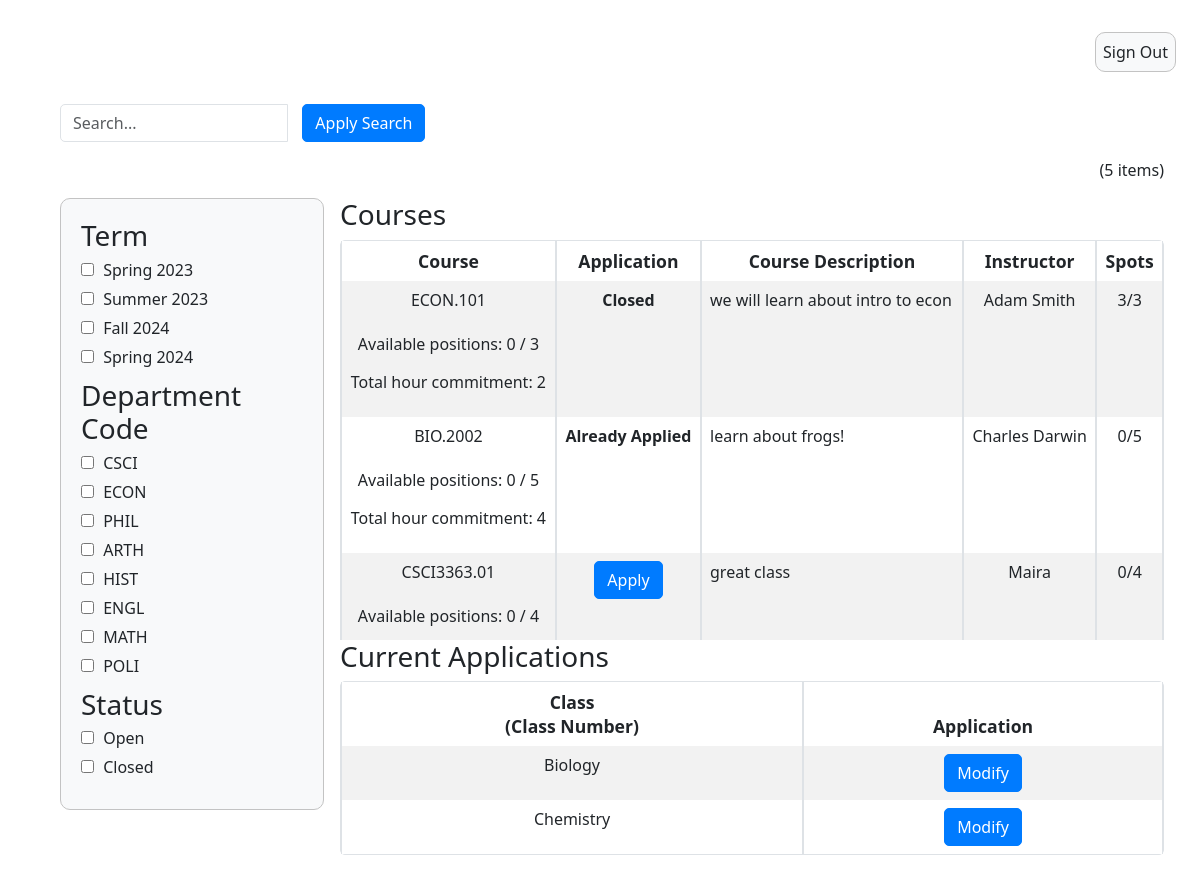
The app's page /student_summary/, older data.
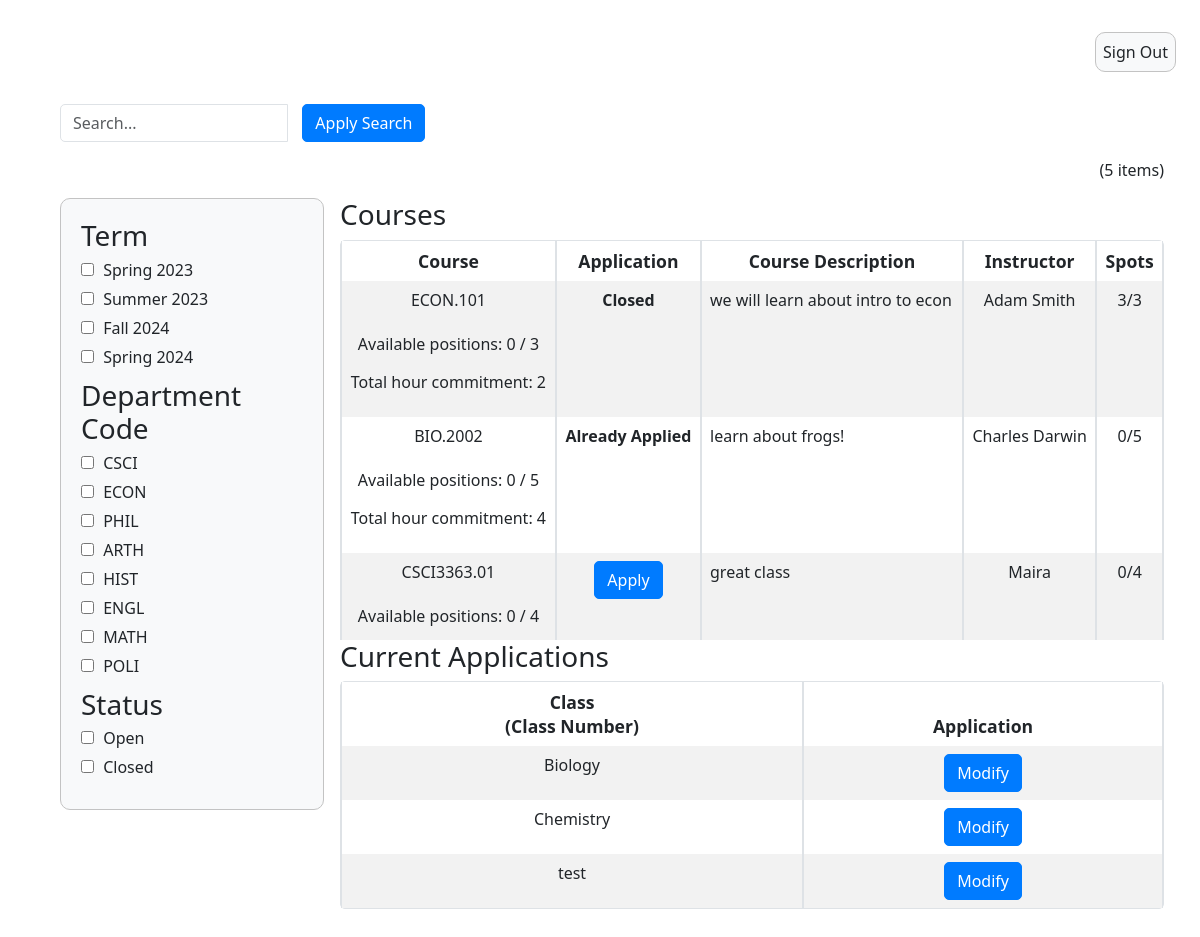
The same page, newer data.
### InstructorAddCourse/models.py (models this page shows)
class InstructorAddCourse(models.Model):
	course_name = models.CharField(max_length=255)
	course_number = models.CharField(max_length=255)
	course_instructor = models.CharField(max_length=255)
	description = models.CharField(max_length=800)
	total_time_commitment = models.DecimalField(max_digits=2, decimal_places=0, validators=[MinValueValidator(0)], default=0)
	has_discussion = models.CharField(choices=[('yes', 'Yes'),('no', 'No')], max_length=50, default='')
	num_ta_needed = models.DecimalField(max_digits=2, decimal_places=0, validators=[MinValueValidator(0)], default=0)
	curr_num_ta = models.IntegerField(default=0)
	graded_meeting = models.CharField(choices=[('yes', 'Yes'),('no', 'No')], max_length=50, default='')
	office_hours = models.DecimalField(max_digits=2, decimal_places=0, validators=[MinValueValidator(0)], default=0)
	other_info = models.CharField(max_length=800, default=None)
	term = models.CharField(default=get_default_term(), max_length=100)

### application/models.py (models this page shows)
class Application(models.Model):
    course_name = models.CharField(max_length=200, default=None, blank = False, null=False)
    course_number = models.CharField(max_length=200, default=None)
    description = models.CharField(max_length=800, default=None)
    first_name = models.CharField(max_length=255, default=None)
    last_name = models.CharField(max_length=255, default=None)
    eagle_id = models.CharField(max_length=255, default=None)
    GRADES = (
        ('--', '--'),
        ('a', 'A'),
        ('a-', 'A-'),
        ('b+', 'B+'),
        ('b-', 'B-'),
        ('c+', 'C+'),
        ('c', 'C'),
        ('c-', 'C-'),
        ('d+', 'D+'),
        ('d', 'D'),
        ('d-', 'D-'),
        ('f', 'F'),
        ('n/a', 'N/A')
    )
    GRAD = (
        ('--', '--'),
        ('2023','2023'),
        ('2024', '2024'),
        ('2025', '2025'),
        ('2026', '2026')
    )
    grad = models.CharField(max_length=50, choices=GRAD, default='')
    past_course = models.CharField(choices=[('yes', 'Yes'),('no', 'No')], max_length=50, default='')
    grade = models.CharField(max_length=50, choices=GRADES, default='')
    hours = models.DecimalField(max_digits=2, decimal_places=0, validators=[MinValueValidator(0)], default=0)
    other_courses = models.CharField(max_length=800, default=None)
    misc_information = models.CharField(max_length=800, default=None)

### studentSummary/views.py (the view)
# urls.py: path('student_summary/', student_summary_view),
def student_summary_view(response):
    search_query = response.GET.get('q', '')
    term_filter = response.GET.get('term', '')
    status_filter = response.GET.get('status', '')
    dept_filter = response.GET.get('dept-code', '')
    applied_filters = []
    course_objects = InstructorAddCourse.objects.all()
    if search_query:
        course_objects = course_objects.filter(
            course_name__icontains=search_query)
        applied_filters.append(('q', search_query))
    if term_filter:
        if term_filter in term_keys:
            course_objects = [course for course in course_objects if get_term(
                course) == term_filter]
            applied_filters.append(('term', term_filter))
    if dept_filter:
        if dept_filter in dept_keys:
            course_objects = [course for course in course_objects if get_dept(
                course) == dept_filter]
            applied_filters.append(('dept-code', dept_filter))
    if status_filter:
        if status_filter in status_keys:
            course_objects = [course for course in course_objects if get_status(
                course) == status_filter]
            applied_filters.append(('status', status_filter))
    else:
        applied_filters = [f for f in applied_filters if f[0] != 'status']
    course_count = len(course_objects)
    application_objects = Application.objects.all
    context = {'course_objects': course_objects, 'course_count': course_count, 'application_objects': application_objects}
    return render(response, "studentSummary.html", context)

### studentSummary/templatetags/customfilters.py (called while the page is built)
@register.filter
def has_existing_application(course):
    applications = Application.objects.all()
    courses = InstructorAddCourse.objects.all()
    for application in applications:
        for course_obj in courses:
            if application.course_number == course_obj.course_number:
                if course == course_obj:
                    return True
    return False

### templates/studentSummary.html (shortened to what the changed rows need)
{% extends 'appbase.html' %} {% block content %} {% load static %} {% load static customfilters %}
<!DOCTYPE html>
<html>
  <head>
    <link rel="stylesheet" href="{% static 'adminSummary.css' %}" />
  </head>
  <body>
    <div class="container-fluid">
      <form method="get">
      <div class="row">
      <div class="row">
        <div class="col-sm-9">
          <div style="height: 400px; overflow: auto;">
            <table class="table table-striped table-bordered table-hover">
              <thead>
                <tr>
                  <th class="text-center" >Course</th>
                  <th class="text-center">Application</th>
                  <th class="text-center">Course Description</th>
                  <th class="text-center">Instructor</th>
                  <th class="text-center">Spots</th>
                </tr>
              </thead>
            <tbody id="table-body">
              {% for course in course_objects %}
              <tr>
                <td class="text-center" >{{ course.course_number }} <br><br>
                  <p>Available positions: 0 / {{ course.num_ta_needed }}</p>
                  <p>Total hour commitment: {{ course.total_time_commitment }}</p>
                </td>
                <td class="text-center">
                  {% if course.curr_num_ta >= course.num_ta_needed %}
                    <div><strong>Closed</strong></div>
                  {% elif course|has_existing_application %}
                    <div><strong>Already Applied</strong></div>
                  {% else %}
                    <a href="{% url 'apply_course' course.id %}" class="btn btn-primary">Apply</a>
                  {% endif %}
                </td>
                <td class="text-start">{{ course.description }}</td>
                <td class="text-center">{{ course.course_instructor }}</td>
                <td class="text-center">{{ course.curr_num_ta }}/{{ course.num_ta_needed }}</td>
              </tr>
              {% endfor %}
            </tbody>
          </table>
        </div>
          <div style="height: 300px; overflow: auto;">
            <table class="table table-striped table-bordered table-hover">
              <thead>
                <tr>
                  <th class="text-center" >Class<br />(Class Number)</th>
                  <th class="text-center">Application</th>
                </tr>
              </thead>
              <tbody id="table-body">
                {% for application in application_objects %}
                <tr>
                  <td class="text-center" > {{ application.course_name }}</td>
                  <td class="text-center">
                    <a href="{% url 'edit_application' application.id %}" class="btn btn-primary">Modify</a>
                  </td>
                </tr>
                {% endfor %}
              </tbody>
            </table>
          </div>
        </div>
      </div>
    </div>
  </body>
</html>
{% endblock %}

Row changes from the older to the newer data that the page shows:
added Application: course_name "test"
